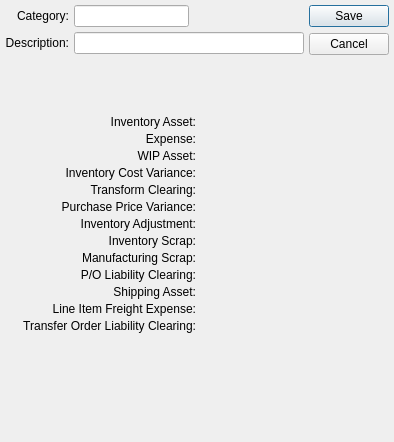
<?xml version="1.0" encoding="UTF-8"?>
<ui version="4.0">
 <comment>This file is part of the xTuple ERP: PostBooks Edition, a free and
open source Enterprise Resource Planning software suite,
Copyright (c) 1999-2010 by OpenMFG LLC, d/b/a xTuple.
It is licensed to you under the Common Public Attribution License
version 1.0, the full text of which (including xTuple-specific Exhibits)
is available at www.xtuple.com/CPAL.  By using this software, you agree
to be bound by its terms.</comment>
 <class>costCategory</class>
 <widget class="QDialog" name="costCategory">
  <property name="geometry">
   <rect>
    <x>0</x>
    <y>0</y>
    <width>394</width>
    <height>442</height>
   </rect>
  </property>
  <property name="windowTitle">
   <string>Cost Category</string>
  </property>
  <layout class="QGridLayout" name="gridLayout_2">
   <item row="0" column="0">
    <layout class="QVBoxLayout" name="verticalLayout">
     <item>
      <layout class="QGridLayout" name="gridLayout">
       <item row="0" column="0">
        <widget class="QLabel" name="_categoryLit">
         <property name="text">
          <string>Category:</string>
         </property>
         <property name="alignment">
          <set>Qt::AlignRight|Qt::AlignTrailing|Qt::AlignVCenter</set>
         </property>
        </widget>
       </item>
       <item row="0" column="1">
        <layout class="QHBoxLayout">
         <property name="spacing">
          <number>0</number>
         </property>
         <item>
          <widget class="XLineEdit" name="_category"/>
         </item>
         <item>
          <spacer>
           <property name="orientation">
            <enum>Qt::Horizontal</enum>
           </property>
           <property name="sizeType">
            <enum>QSizePolicy::Expanding</enum>
           </property>
           <property name="sizeHint" stdset="0">
            <size>
             <width>20</width>
             <height>20</height>
            </size>
           </property>
          </spacer>
         </item>
        </layout>
       </item>
       <item row="1" column="0">
        <widget class="QLabel" name="_descriptionLit">
         <property name="text">
          <string>Description:</string>
         </property>
         <property name="alignment">
          <set>Qt::AlignRight|Qt::AlignTrailing|Qt::AlignVCenter</set>
         </property>
        </widget>
       </item>
       <item row="1" column="1">
        <widget class="XLineEdit" name="_description"/>
       </item>
      </layout>
     </item>
     <item>
      <spacer name="verticalSpacer">
       <property name="orientation">
        <enum>Qt::Vertical</enum>
       </property>
       <property name="sizeHint" stdset="0">
        <size>
         <width>20</width>
         <height>0</height>
        </size>
       </property>
      </spacer>
     </item>
    </layout>
   </item>
   <item row="0" column="1">
    <widget class="QDialogButtonBox" name="_buttonBox">
     <property name="orientation">
      <enum>Qt::Vertical</enum>
     </property>
     <property name="standardButtons">
      <set>QDialogButtonBox::Cancel|QDialogButtonBox::Save</set>
     </property>
    </widget>
   </item>
   <item row="1" column="0" colspan="2">
    <layout class="QGridLayout">
     <property name="spacing">
      <number>3</number>
     </property>
     <item row="0" column="0">
      <widget class="QLabel" name="_inventoryAssetLit">
       <property name="text">
        <string>Inventory Asset:</string>
       </property>
       <property name="alignment">
        <set>Qt::AlignRight|Qt::AlignTrailing|Qt::AlignVCenter</set>
       </property>
      </widget>
     </item>
     <item row="0" column="1">
      <widget class="GLCluster" name="_asset"/>
     </item>
     <item row="1" column="0">
      <widget class="QLabel" name="_expenseLit">
       <property name="text">
        <string>Expense:</string>
       </property>
       <property name="alignment">
        <set>Qt::AlignRight|Qt::AlignTrailing|Qt::AlignVCenter</set>
       </property>
      </widget>
     </item>
     <item row="1" column="1">
      <widget class="GLCluster" name="_expense"/>
     </item>
     <item row="2" column="0">
      <widget class="QLabel" name="_wipAssetLit">
       <property name="text">
        <string>WIP Asset:</string>
       </property>
       <property name="alignment">
        <set>Qt::AlignRight|Qt::AlignTrailing|Qt::AlignVCenter</set>
       </property>
      </widget>
     </item>
     <item row="2" column="1">
      <widget class="GLCluster" name="_wip"/>
     </item>
     <item row="3" column="0">
      <widget class="QLabel" name="_inventoryCostVarianceLit">
       <property name="text">
        <string>Inventory Cost Variance:</string>
       </property>
       <property name="alignment">
        <set>Qt::AlignRight|Qt::AlignTrailing|Qt::AlignVCenter</set>
       </property>
      </widget>
     </item>
     <item row="3" column="1">
      <widget class="GLCluster" name="_inventoryCost"/>
     </item>
     <item row="4" column="0">
      <widget class="QLabel" name="_transformClearingLit">
       <property name="text">
        <string>Transform Clearing:</string>
       </property>
       <property name="alignment">
        <set>Qt::AlignRight|Qt::AlignTrailing|Qt::AlignVCenter</set>
       </property>
      </widget>
     </item>
     <item row="4" column="1">
      <widget class="GLCluster" name="_transformClearing"/>
     </item>
     <item row="5" column="0">
      <widget class="QLabel" name="_purchasePriceVarianceLit">
       <property name="text">
        <string>Purchase Price Variance:</string>
       </property>
       <property name="alignment">
        <set>Qt::AlignRight|Qt::AlignTrailing|Qt::AlignVCenter</set>
       </property>
      </widget>
     </item>
     <item row="5" column="1">
      <widget class="GLCluster" name="_purchasePrice"/>
     </item>
     <item row="6" column="0">
      <widget class="QLabel" name="_adjustmentsLit">
       <property name="text">
        <string>Inventory Adjustment:</string>
       </property>
       <property name="alignment">
        <set>Qt::AlignRight|Qt::AlignTrailing|Qt::AlignVCenter</set>
       </property>
      </widget>
     </item>
     <item row="6" column="1">
      <widget class="GLCluster" name="_adjustment"/>
     </item>
     <item row="7" column="0">
      <widget class="QLabel" name="_invScrapLit">
       <property name="text">
        <string>Inventory Scrap:</string>
       </property>
       <property name="alignment">
        <set>Qt::AlignRight|Qt::AlignTrailing|Qt::AlignVCenter</set>
       </property>
      </widget>
     </item>
     <item row="7" column="1">
      <widget class="GLCluster" name="_invScrap"/>
     </item>
     <item row="8" column="0">
      <widget class="QLabel" name="_mfgScrapLit">
       <property name="text">
        <string>Manufacturing Scrap:</string>
       </property>
       <property name="alignment">
        <set>Qt::AlignRight|Qt::AlignTrailing|Qt::AlignVCenter</set>
       </property>
      </widget>
     </item>
     <item row="8" column="1">
      <widget class="GLCluster" name="_mfgScrap"/>
     </item>
     <item row="9" column="0">
      <widget class="QLabel" name="_poLiabilityClearingLit">
       <property name="text">
        <string>P/O Liability Clearing:</string>
       </property>
       <property name="alignment">
        <set>Qt::AlignRight|Qt::AlignTrailing|Qt::AlignVCenter</set>
       </property>
      </widget>
     </item>
     <item row="9" column="1">
      <widget class="GLCluster" name="_liability"/>
     </item>
     <item row="10" column="0">
      <widget class="QLabel" name="_shippingAssetLit">
       <property name="text">
        <string>Shipping Asset:</string>
       </property>
       <property name="alignment">
        <set>Qt::AlignRight|Qt::AlignTrailing|Qt::AlignVCenter</set>
       </property>
      </widget>
     </item>
     <item row="10" column="1">
      <widget class="GLCluster" name="_shippingAsset"/>
     </item>
     <item row="11" column="0">
      <widget class="QLabel" name="_freightLit">
       <property name="text">
        <string>Line Item Freight Expense:</string>
       </property>
       <property name="alignment">
        <set>Qt::AlignRight|Qt::AlignTrailing|Qt::AlignVCenter</set>
       </property>
      </widget>
     </item>
     <item row="11" column="1">
      <widget class="GLCluster" name="_freight"/>
     </item>
     <item row="12" column="0">
      <widget class="QLabel" name="_toLiabilityClearingLit">
       <property name="text">
        <string>Transfer Order Liability Clearing:</string>
       </property>
       <property name="alignment">
        <set>Qt::AlignRight|Qt::AlignTrailing|Qt::AlignVCenter</set>
       </property>
       <property name="buddy">
        <cstring>_toLiabilityClearing</cstring>
       </property>
      </widget>
     </item>
     <item row="12" column="1">
      <widget class="GLCluster" name="_toLiabilityClearing"/>
     </item>
    </layout>
   </item>
   <item row="2" column="0">
    <spacer>
     <property name="orientation">
      <enum>Qt::Vertical</enum>
     </property>
     <property name="sizeType">
      <enum>QSizePolicy::Expanding</enum>
     </property>
     <property name="sizeHint" stdset="0">
      <size>
       <width>20</width>
       <height>0</height>
      </size>
     </property>
    </spacer>
   </item>
  </layout>
 </widget>
 <layoutdefault spacing="5" margin="5"/>
 <pixmapfunction>qPixmapFromMimeSource</pixmapfunction>
 <customwidgets>
  <customwidget>
   <class>GLCluster</class>
   <extends>QWidget</extends>
   <header>glcluster.h</header>
  </customwidget>
  <customwidget>
   <class>XLineEdit</class>
   <extends>QLineEdit</extends>
   <header>xlineedit.h</header>
  </customwidget>
 </customwidgets>
 <tabstops>
  <tabstop>_category</tabstop>
  <tabstop>_description</tabstop>
  <tabstop>_asset</tabstop>
  <tabstop>_expense</tabstop>
  <tabstop>_wip</tabstop>
  <tabstop>_inventoryCost</tabstop>
  <tabstop>_transformClearing</tabstop>
  <tabstop>_purchasePrice</tabstop>
  <tabstop>_adjustment</tabstop>
  <tabstop>_invScrap</tabstop>
  <tabstop>_mfgScrap</tabstop>
  <tabstop>_liability</tabstop>
  <tabstop>_shippingAsset</tabstop>
  <tabstop>_freight</tabstop>
  <tabstop>_toLiabilityClearing</tabstop>
  <tabstop>_buttonBox</tabstop>
 </tabstops>
 <resources/>
 <connections>
  <connection>
   <sender>_buttonBox</sender>
   <signal>rejected()</signal>
   <receiver>costCategory</receiver>
   <slot>reject()</slot>
   <hints>
    <hint type="sourcelabel">
     <x>520</x>
     <y>48</y>
    </hint>
    <hint type="destinationlabel">
     <x>283</x>
     <y>302</y>
    </hint>
   </hints>
  </connection>
 </connections>
</ui>
